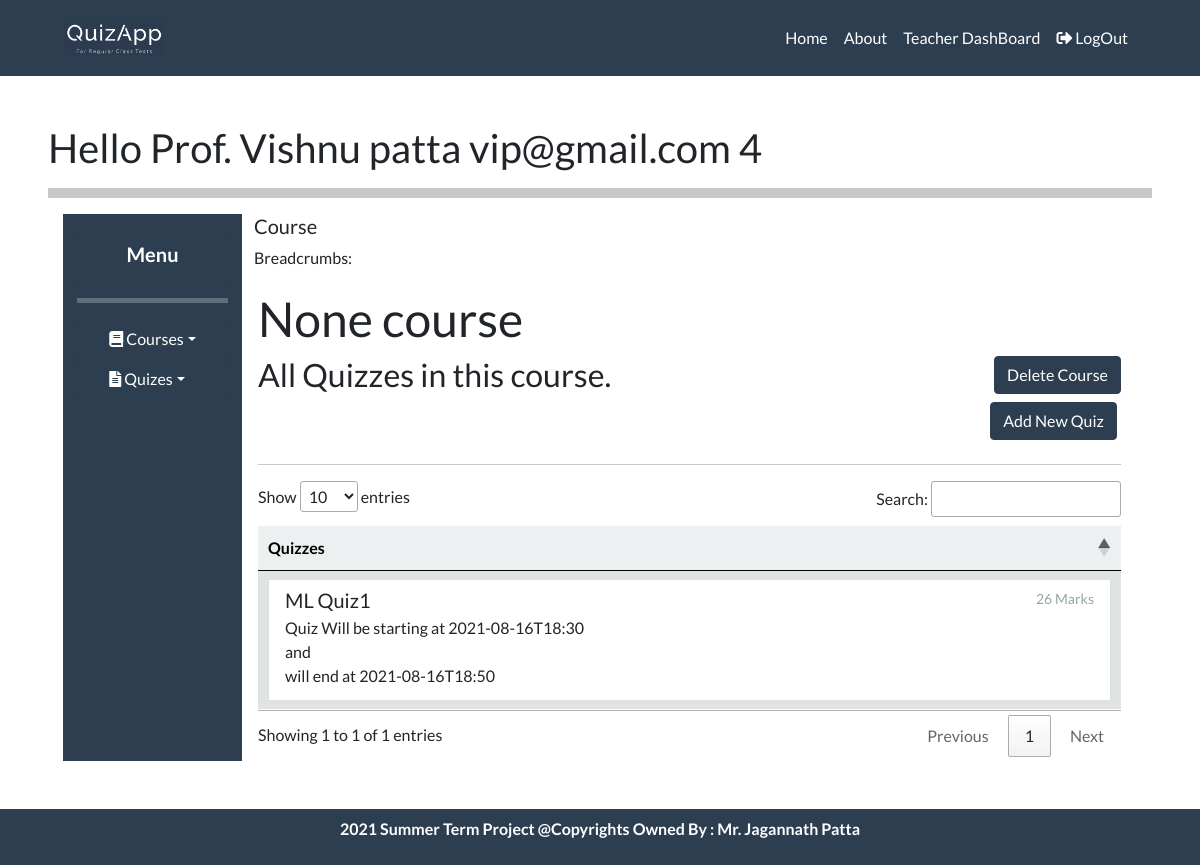
The app's page /teacher/Course?id=1 (signed in) with its own data.
### tables this page shows
CREATE TABLE "Quiz" (
	"quiz_id"	INTEGER NOT NULL PRIMARY KEY AUTOINCREMENT,
	"teacher_id"	INTEGER NOT NULL,
	"course_id"	INTEGER NOT NULL,
	"quiz_name"	TEXT,
	"img_id"	INTEGER NOT NULL,
	"img_key"	BLOB,
	"quiz_marks"	INTEGER DEFAULT 0,
	"quiz_startDate"	TEXT NOT NULL,
	"quiz_endDate"	TEXT NOT NULL,
	FOREIGN KEY("img_id") REFERENCES "Images"("image_id") ON DELETE SET NULL,
	UNIQUE("course_id","teacher_id","quiz_name"),
	FOREIGN KEY("teacher_id") REFERENCES "Teacher"("teacher_id") ON DELETE CASCADE,
	FOREIGN KEY("course_id") REFERENCES "Course"("course_id") ON DELETE CASCADE
);

### Teacher/views.py (the view)
@breadcrumb('Course')
def TeacherCourse():
    page = check_user("/teacherSite/course.html")
    if len(page) > 1:
        return render_template(page[0] , msg = page[1])
    else:
        cid = request.args.get('id',type = int)
        name = request.args.get('name', type = str)
        try:
            conn = sqlite3.connect("DataBase/quizAppDataBase.db")
            cursor = conn.cursor()
            quizes = cursor.execute("SELECT QUIZ_ID , QUIZ_NAME , QUIZ_MARKS , QUIZ_STARTDATE , QUIZ_ENDDATE from QUIZ WHERE COURSE_ID = ? AND TEACHER_ID = ? " , ( cid , session['role_id'] , )).fetchall()
            cursor.close()
            conn.close()
        except Exception as e:
                msg = "Some Error : " + str(e)
        return render_template(page[0] , course = [ cid, name ] , quizes = quizes)

### Teacher/views.py (called while the page is built)
def check_user(page):
    if session.get("email"):
        if session.get("user_role") == 'T':
            return [page]
        else:
            return [page , "You Don't have these previlages." ]
    else:
        return ['login.html']

### breadcrumb.py (called while the page is built, shortened)
def breadcrumb(view_title):
    def decorator(f):
        @functools.wraps(f)
        def decorated_function(*args, **kwargs):
            flask.g.title = view_title
            session_crumbs = flask.session.setdefault('crumbs', [])
            flask.g.breadcrumbs = []
            for path, title in session_crumbs:
                flask.g.breadcrumbs.append(BreadCrumb(path, title))
            flask.session.modified = True
            item = (flask.request.url, view_title)
            try:
                if item[1] not in [ i[1] for i in session_crumbs]:
                    session_crumbs.append(item)
            except:
                pass
            rv = f(*args, **kwargs)
            if len(session_crumbs) > 5:
                session_crumbs.pop(0)
            return rv
        return decorated_function
    return decorator

### templates/teacherSite/course.html (shortened to what this page needs)
{% extends "/teacherSite/teacherHome.html" %}
{% block body %}
<div class="p-sm-1">
{% if course %}
<h1>  {{ course[1] }} course </h1>
{% endif %}
<div class="row">
    {% if course %}
        <div class="col-md-9">
            <h3> All Quizzes in this course.</h3>
        </div>
        <div class="col-md-3">
            <a class="btn btn-primary float-right mb-2" onclick="deleteCourse( '{{course[0]}}' )" > Delete Course </a>
             <a class="btn btn-primary float-right mb-2 mr-1" href="/teacher/AddQuiz?cid={{course[0]}}">Add New Quiz</a>
        </div>
    {% endif %}
</div>
<hr>
    <table id='tab' class="display table responsive table-hover">
        <thead>
            <tr class="table-light">
              <th scope="col"> Quizzes </th>
            </tr>
          </thead>
        <tbody>
            {% for quiz in  quizes: %}
          <tr class="table-light">
            <td>
                <a href="/teacher/quiz?id={{quiz[0]}}&name={{quiz[1]}}" class="list-group-item list-group-item-action flex-column align-items-start">
                    <div class="d-flex w-100 justify-content-between">
                        <h5 class="mb-1"> {{quiz[1] }}   </h5>
                        <small class="text-muted">{{quiz[2]}} Marks </small>
                    </div>
                        <p class="mb-1">Quiz Will be starting at {{quiz[3]}} <br> and <br> will end at {{quiz[4]}}</p>
                </a>
            </td>
          </tr>
          {% endfor %}
        </tbody>
    </table>
</div>
{% endblock %}

### records on screen
Quiz: quiz_name "ML Quiz1", quiz_marks "26", quiz_startDate "2021-08-16T18:30", quiz_endDate "2021-08-16T18:50"

### other values on screen
{{ session['username'] }} "Vishnu patta"
{{ session['email'] }} "vip@gmail.com"
{{ session['role_id'] }} "4"
{{ g.title }} "Course"
{{ course[1] }} "None"
